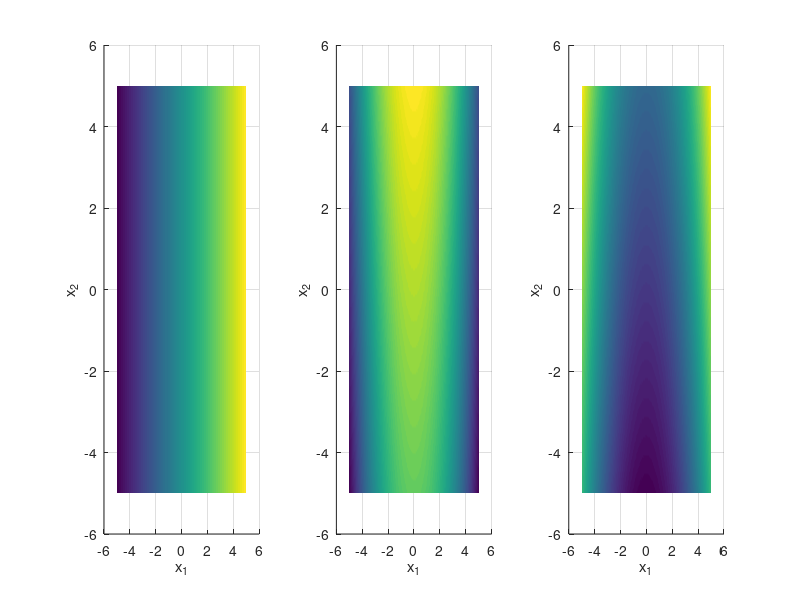

Write the MATLAB code that produced this figure.
x = -5:0.05:5;
y = x;
[X,Y] = meshgrid(x);

alpha = (-1/(-1 - 2*(-0.1)));

E = X;
F = Y - alpha*X.^2;
G = alpha*Y + X.^2;

figure;

subplot(1,3,1);
surf(X,Y,E);
xlabel('x_1');
ylabel('x_2');
zlabel('\phi_1(x)'); shading interp
view(2);

subplot(1,3,2);
surf(X,Y,F);
xlabel('x_1');
ylabel('x_2');
zlabel('\phi_2(x)'); shading interp
view(2);

subplot(1,3,3);
surf(X,Y,G)
xlabel('x_1');
ylabel('x_2');
zlabel('\phi_3(x)'); shading interp
view(2);